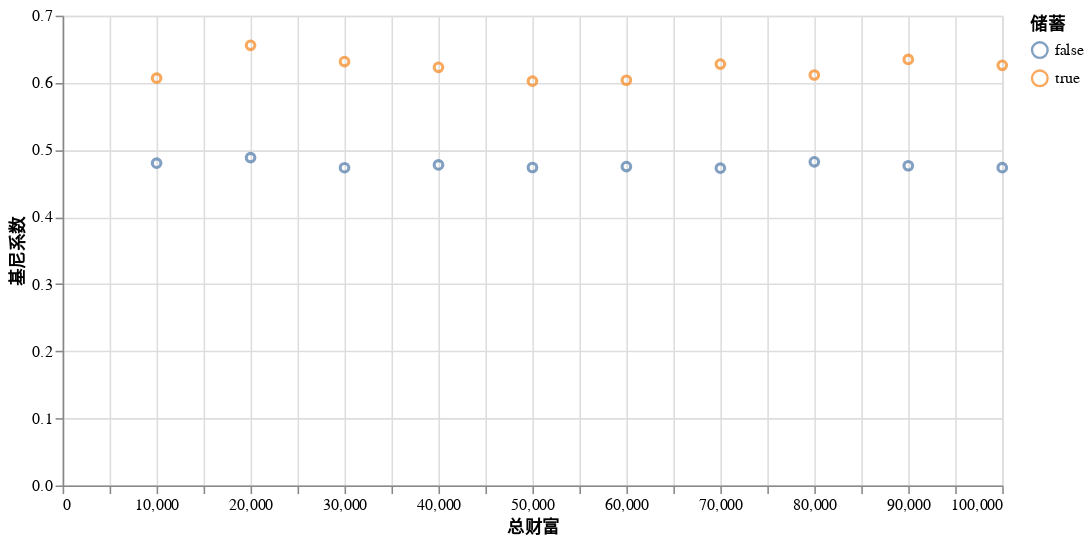

Notebook code for this chart:
### Markdown cell above
altair 最让我喜欢的地方，是它和 matploblib 比起来，更加现代化。和网页可以深度结合，还能支持用户交互。

对普通统计图绘制，最大的好处在于对中文的支持。不需要你像 matplotlib 里面添加许多组件儿，直接就能支撑。

### Code cell
alt.Chart(temp_df).mark_point().encode(
    alt.X("total_money:Q", title="总财富"),
    alt.Y("gini:Q",title="基尼系数"),
    alt.Color("saving:N",title="储蓄")
).properties(width=600)

### Figure 1 — Vega-Lite specification as saved in the notebook (floating-point values rounded to 4 significant figures)
{"config": {"view": {"continuousWidth": 400, "continuousHeight": 300}}, "data": {"name": "data-3e2e2129ed02b6df89045eaba2e82b67"}, "mark": "point", "encoding": {"color": {"type": "nominal", "field": "saving", "title": "储蓄"}, "x": {"type": "quantitative", "field": "total_money", "title": "总财富"}, "y": {"type": "quantitative", "field": "gini", "title": "基尼系数"}}, "width": 600, "$schema": "https://vega.github.io/schema/vega-lite/v4.0.2.json", "datasets": {"data-3e2e2129ed02b6df89045eaba2e82b67": [{"total_money": 10000.0, "num_agents": 100, "saving": false, "gini": 0.4801}, {"total_money": 10000.0, "num_agents": 100, "saving": true, "gini": 0.6069}, {"total_money": 20000.0, "num_agents": 100, "saving": false, "gini": 0.4885}, {"total_money": 20000.0, "num_agents": 100, "saving": true, "gini": 0.6558}, {"total_money": 30000.0, "num_agents": 100, "saving": false, "gini": 0.4734}, {"total_money": 30000.0, "num_agents": 100, "saving": true, "gini": 0.6316}, {"total_money": 40000.0, "num_agents": 100, "saving": false, "gini": 0.4776}, {"total_money": 40000.0, "num_agents": 100, "saving": true, "gini": 0.623}, {"total_money": 50000.0, "num_agents": 100, "saving": false, "gini": 0.4737}, {"total_money": 50000.0, "num_agents": 100, "saving": true, "gini": 0.6023}, {"total_money": 60000.0, "num_agents": 100, "saving": false, "gini": 0.4751}, {"total_money": 60000.0, "num_agents": 100, "saving": true, "gini": 0.6038}, {"total_money": 70000.0, "num_agents": 100, "saving": false, "gini": 0.4727}, {"total_money": 70000.0, "num_agents": 100, "saving": true, "gini": 0.6279}, {"total_money": 80000.0, "num_agents": 100, "saving": false, "gini": 0.4822}, {"total_money": 80000.0, "num_agents": 100, "saving": true, "gini": 0.6116}, {"total_money": 90000.0, "num_agents": 100, "saving": false, "gini": 0.4764}, {"total_money": 90000.0, "num_agents": 100, "saving": true, "gini": 0.6348}, {"total_money": 100000.0, "num_agents": 100, "saving": false, "gini": 0.4736}, {"total_money": 100000.0, "num_agents": 100, "saving": true, "gini": 0.626}]}}
